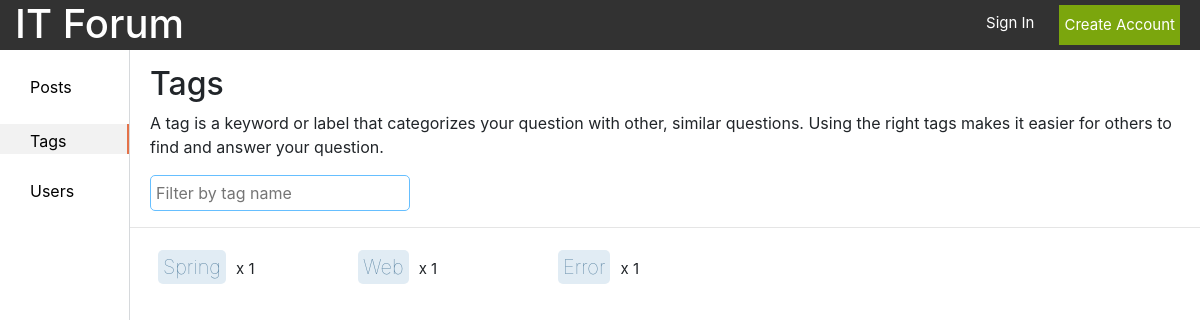
The page /tags/ on the database as committed earlier.
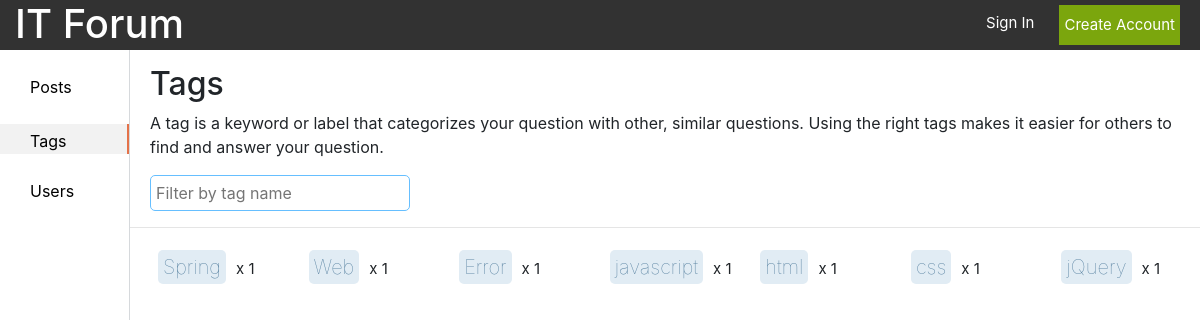
The same page on the database as committed later.
### forum/models.py (models this page shows, shortened)
class Tag(models.Model):
    id = models.AutoField(primary_key=True)
    name = models.CharField(max_length=15, unique=True)
    context = models.TextField(default='', blank=True, null=True)
    creator = models.ForeignKey(UserProfile, on_delete=models.CASCADE)
    create = models.DateTimeField(auto_now_add=True)
    count = models.IntegerField(default=0)

### forum/views.py (the view)
# urls.py: path('tags/', views.tags, name='tags'),
def tags(request):
    all_tags = Tag.objects.all()
    form = CreateTag()
    context = {'tags': all_tags, 'form': form}
    return render(request, 'tag/tags.html', context=context)

### forum/forms.py
class CreateTag(ModelForm):
    class Meta:
        model = Tag
        fields = ('name', 'context')

### templates/tag/tags.html (shortened to what this page needs)
{% load static %}
<!DOCTYPE html>
<html lang="en">
<head>
    <link rel="stylesheet" href="https://stackpath.bootstrapcdn.com/bootstrap/4.1.3/css/bootstrap.min.css"
>
    <link rel="stylesheet" href="{% static 'css/style.css' %}">
</head>
<body>
<header class="header container-fluid d-flex justify-content-between">
    <a href="/">
        <h1>IT Forum</h1>
    </a>
    {% if user.is_authenticated %}
        <div class="d-flex justify-content-end">
            <span class="username"><a href="/profile">{{ user.username }}</a></span>
            <a class="log_out" href="/logout">
                <p class="small_text">Log out</p>
            </a>
        </div>
    {% else %}
        <div class="d-flex justify-content-end">
            <a class="sign_in_text" href="/login">
                <p class="small_text">Sign In</p>
            </a>
            <button class="btn-default green_btn small_text" onclick="location.href='/registration'">Create Account
            </button>
        </div>
    {% endif %}
</header>
<section class="d-flex content">
    <div class="list">
        <ul class="left_sidebar">
            <li id="posts"><a href="/posts">Posts</a></li>
            <li id="tags"><a href="/tags">Tags</a></li>
            <li is="users"><a href="/users">Users</a></li>
        </ul>
    </div>
    <div class="page">
        <div class="tags_head">
            <div class="d-flex justify-content-between">
                <h2>Tags</h2>
            </div>
            <p>A tag is a keyword or label that categorizes your question with other, similar questions. Using the right
                tags makes it easier for others to find and answer your question.</p>
            <input type="text" class="search_field" placeholder="Filter by tag name"/>
        </div>
        <hr/>
        <div>
            {% if tags %}
                <div class="d-flex p-2">
                    {% for tag in tags %}
                        <div class="tag_div">
                            <p><span class="tag_names"
                                     onclick="location.href = '/posts?tag={{ tag.name }}'">{{ tag.name }}</span><span
                                    class="tag_count">x {{ tag.count }}</span></p>
                        </div>
                    {% endfor %}
                </div>
            {% endif %}
        </div>
    </div>
</section>
</body>
</html>

Rows that differ between the two databases and show on the page:
added Tag: name "javascript", count "1"
added Tag: name "html", count "1"
added Tag: name "css", count "1"
added Tag: name "jQuery", count "1"
